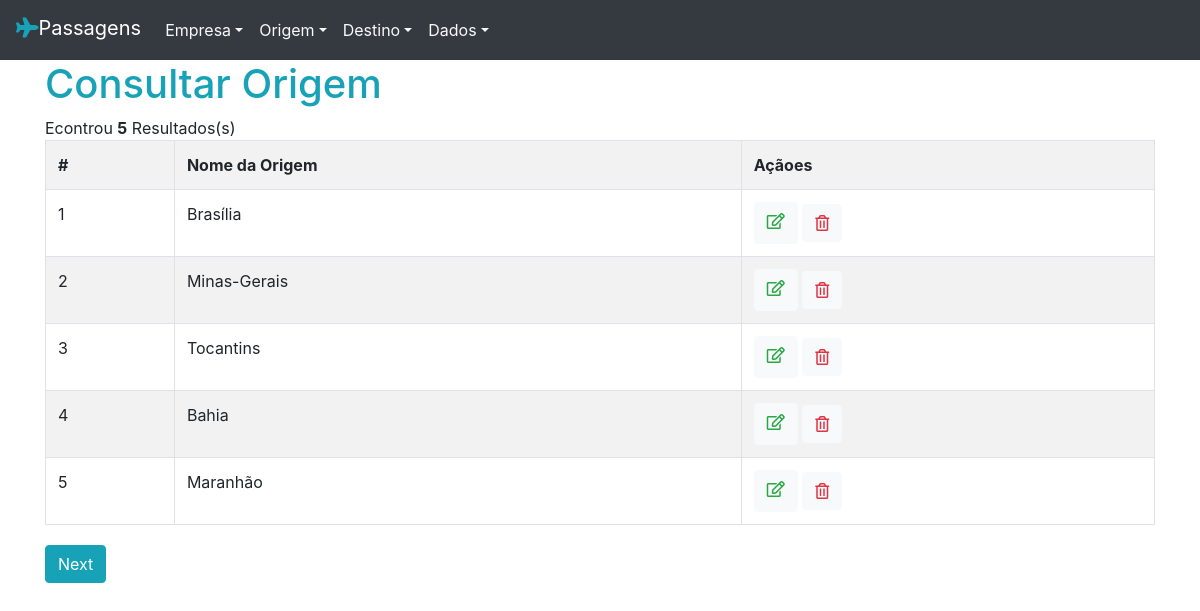
Page /index.php?page=lis-origem on the committed database.
### tables this page shows
CREATE TABLE `origem` (
  `id_origem` int(10) UNSIGNED NOT NULL,
  `nome_origem` varchar(45) DEFAULT NULL
);

### origem/listar-origem.php (the view, shortened to what this page needs)
<h1 class="text-info">Consultar Origem</h1>
<?php
	$sql = "SELECT * FROM origem";
	$res = $conn->query($sql) or die($conn->error);
	$qtd = $res->num_rows;
	if($qtd > 0){
		print "Econtrou <b>$qtd</b> Resultados(s)";
		print "<table class='table table-bordered table-striped table-hover'>";
		print "<tr>";
		print "<th>#</th>";
		print "<th>Nome da Origem</th>";
		print "<th>Açãoes</th>";
		print "</tr>";
		$count = 1;
	while($row = $res->fetch_assoc()){
		$nome_origem = $row['nome_origem'];
		print "<tr>";
		print "<td>". $count++ ."</td>";
		print "<td>". $nome_origem ."</td>";
		print "<td>
					<button onclick=\"location.href='index.php?page=edi-origem&id_origem=".$row["id_origem"]."';\"class='btn btn-light'><i class=\"far fa-edit text-success mb-2\"></i></button>
					<a onclick=\"if(confirm('Tem certeza que deseja excluir?')){location.href='index.php?page=sal-origem&acao=excluir&id_origem=".$row["id_origem"]."';}else{false;}\"class='btn btn-light'><i class='far fa-trash-alt text-danger' ></i></a>
				</td>";
			print '</tr>';
		}
		print '</table>';
	}else{
		print "Não Econtrou <b>$qtd</b> Resultados";
	}
?>
<form action="index.php?page=cad-destino" method="POST">
<div class="form-group">
		<button href="index.php?page=cad-origem" type="submit" class="btn btn-info mt-1">Next</button>
	</div>
</form>

### rows in the picture
origem: nome_origem "Brasília"
origem: nome_origem "Minas-Gerais"
origem: nome_origem "Tocantins"
origem: nome_origem "Bahia"
origem: nome_origem "Maranhão"

### other values in the picture
$qtd "5"
